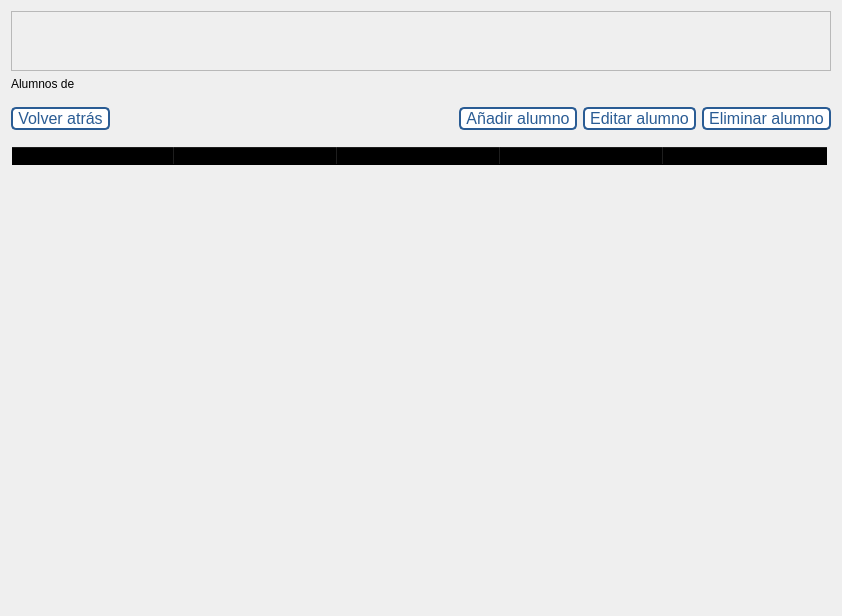
<?xml version="1.0" encoding="UTF-8"?>
<ui version="4.0">
 <class>Dialog</class>
 <widget class="QDialog" name="Dialog">
  <property name="geometry">
   <rect>
    <x>0</x>
    <y>0</y>
    <width>842</width>
    <height>616</height>
   </rect>
  </property>
  <property name="windowTitle">
   <string>Datos de los alumnos</string>
  </property>
  <property name="windowIcon">
   <iconset resource="src/resources.qrc">
    <normaloff>:/logo/iconoProyecto.png</normaloff>:/logo/iconoProyecto.png</iconset>
  </property>
  <layout class="QVBoxLayout" name="verticalLayout_2">
   <item>
    <layout class="QVBoxLayout" name="verticalLayout">
     <item>
      <widget class="QFrame" name="frame_superior">
       <property name="minimumSize">
        <size>
         <width>0</width>
         <height>60</height>
        </size>
       </property>
       <property name="maximumSize">
        <size>
         <width>16777215</width>
         <height>60</height>
        </size>
       </property>
       <property name="styleSheet">
        <string notr="true"/>
       </property>
       <property name="frameShape">
        <enum>QFrame::StyledPanel</enum>
       </property>
       <property name="frameShadow">
        <enum>QFrame::Raised</enum>
       </property>
       <layout class="QHBoxLayout" name="horizontalLayout">
        <property name="bottomMargin">
         <number>0</number>
        </property>
        <item>
         <widget class="QLabel" name="label_logo">
          <property name="maximumSize">
           <size>
            <width>120</width>
            <height>150</height>
           </size>
          </property>
          <property name="text">
           <string/>
          </property>
          <property name="pixmap">
           <pixmap resource="src/resources.qrc">:/logo/logoProyecto.png</pixmap>
          </property>
          <property name="scaledContents">
           <bool>true</bool>
          </property>
          <property name="alignment">
           <set>Qt::AlignCenter</set>
          </property>
         </widget>
        </item>
       </layout>
      </widget>
     </item>
     <item>
      <widget class="QLabel" name="label">
       <property name="text">
        <string>Alumnos de</string>
       </property>
      </widget>
     </item>
     <item>
      <layout class="QHBoxLayout" name="horizontalLayout_2">
       <property name="topMargin">
        <number>10</number>
       </property>
       <property name="bottomMargin">
        <number>10</number>
       </property>
       <item>
        <widget class="QPushButton" name="pushButton">
         <property name="sizePolicy">
          <sizepolicy hsizetype="Fixed" vsizetype="Fixed">
           <horstretch>0</horstretch>
           <verstretch>0</verstretch>
          </sizepolicy>
         </property>
         <property name="cursor">
          <cursorShape>PointingHandCursor</cursorShape>
         </property>
         <property name="styleSheet">
          <string notr="true">QPushButton{
background-color: #ffffff;
color: #2a5c94;
padding: 0 5px;
border: 2px solid #2a5c94;
border-radius: 5px;
font-size: 16px;
}
QPushButton:hover{
background-color: #2a5c94;
color: white;
}</string>
         </property>
         <property name="text">
          <string>Volver atrás</string>
         </property>
        </widget>
       </item>
       <item>
        <spacer name="horizontalSpacer">
         <property name="orientation">
          <enum>Qt::Horizontal</enum>
         </property>
         <property name="sizeHint" stdset="0">
          <size>
           <width>40</width>
           <height>20</height>
          </size>
         </property>
        </spacer>
       </item>
       <item>
        <widget class="QPushButton" name="pushButton_2">
         <property name="sizePolicy">
          <sizepolicy hsizetype="Fixed" vsizetype="Fixed">
           <horstretch>0</horstretch>
           <verstretch>0</verstretch>
          </sizepolicy>
         </property>
         <property name="cursor">
          <cursorShape>PointingHandCursor</cursorShape>
         </property>
         <property name="styleSheet">
          <string notr="true">QPushButton{
background-color: #ffffff;
color: #2a5c94;
padding: 0 5px;
border: 2px solid #2a5c94;
border-radius: 5px;
font-size: 16px;
}
QPushButton:hover{
background-color: #2a5c94;
color: white;
}</string>
         </property>
         <property name="text">
          <string>Añadir alumno</string>
         </property>
        </widget>
       </item>
       <item>
        <widget class="QPushButton" name="pushButton_3">
         <property name="sizePolicy">
          <sizepolicy hsizetype="Fixed" vsizetype="Fixed">
           <horstretch>0</horstretch>
           <verstretch>0</verstretch>
          </sizepolicy>
         </property>
         <property name="cursor">
          <cursorShape>PointingHandCursor</cursorShape>
         </property>
         <property name="styleSheet">
          <string notr="true">QPushButton{
background-color: #ffffff;
color: #2a5c94;
padding: 0 5px;
border: 2px solid #2a5c94;
border-radius: 5px;
font-size: 16px;
}
QPushButton:hover{
background-color: #2a5c94;
color: white;
}</string>
         </property>
         <property name="text">
          <string>Editar alumno</string>
         </property>
        </widget>
       </item>
       <item>
        <widget class="QPushButton" name="pushButton_4">
         <property name="sizePolicy">
          <sizepolicy hsizetype="Fixed" vsizetype="Fixed">
           <horstretch>0</horstretch>
           <verstretch>0</verstretch>
          </sizepolicy>
         </property>
         <property name="cursor">
          <cursorShape>PointingHandCursor</cursorShape>
         </property>
         <property name="styleSheet">
          <string notr="true">QPushButton{
background-color: #ffffff;
color: #2a5c94;
padding: 0 5px;
border: 2px solid #2a5c94;
border-radius: 5px;
font-size: 16px;
}
QPushButton:hover{
background-color: #2a5c94;
color: white;
}</string>
         </property>
         <property name="text">
          <string>Eliminar alumno</string>
         </property>
        </widget>
       </item>
      </layout>
     </item>
     <item>
      <widget class="QTableWidget" name="tableWidget">
       <property name="styleSheet">
        <string notr="true">QTableWidget, QHeaderView::section{
background-color: transparent;
}
</string>
       </property>
       <attribute name="horizontalHeaderDefaultSectionSize">
        <number>163</number>
       </attribute>
       <column>
        <property name="text">
         <string>NRE</string>
        </property>
       </column>
       <column>
        <property name="text">
         <string>Nombre</string>
        </property>
       </column>
       <column>
        <property name="text">
         <string>Curso</string>
        </property>
       </column>
       <column>
        <property name="text">
         <string>Clase</string>
        </property>
       </column>
       <column>
        <property name="text">
         <string>Padre/Madre</string>
        </property>
       </column>
      </widget>
     </item>
    </layout>
   </item>
  </layout>
 </widget>
 <resources>
  <include location="src/resources.qrc"/>
  <include location="../../../../src/resources.qrc"/>
 </resources>
 <connections/>
</ui>
